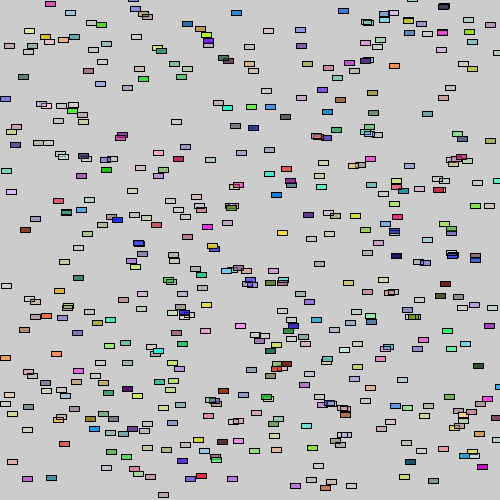
Frame 1 (no input)
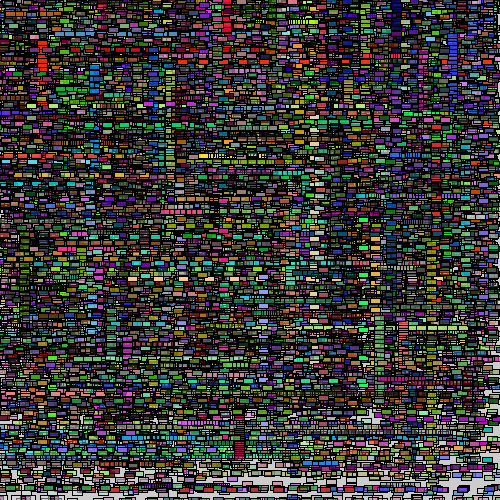
Frame 60 (the mouse pressed at the canvas centre just before this capture)
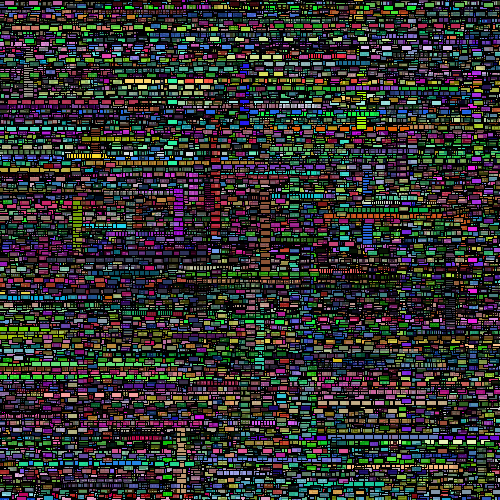
Frame 120 (the mouse held since frame 60 and released just before this capture)

The Processing sketch that drew these frames (run headless with seeded random() and noise(); from frame 60 on, the mouse is pressed at the canvas centre):

// Processing sketch: free_motion
// ── free_motion.pde
class Rec {
  float wid;
  float lefttopx = random(width);
  float bottom = random(width);
  float speed = random(30)+2;
  float r = random(255);
  float g = random(255);
  float b = random(255);
  float o = random(255);
  float r1 = random(100);
  float r2 = random(100);
  float r3 = random(100);
  float r4 = random(100);
  String direction;
  Rec(float arg_wid){
    wid = arg_wid; 
    direction = "down";
}

  void down_shift(){
    bottom+=speed;
  }  
  void up_shift(){
    bottom-=speed;
  }  
  void left_shift(){
    lefttopx-=speed;
  }  
  void right_shift(){
    lefttopx+=speed;
  }  
  
  void display(){
    fill(r,g,b,o);
    rect(lefttopx, bottom, wid, 5);
  }
  
  void route_change(){
    if (frameCount % floor(r1+r2+r3+r4) < r1){
      direction = "up";
    } else if (r1 < frameCount % floor(r1+r2+r3+r4) & 
    frameCount % floor(r1+r2+r3+r4) < r1 + r2){
      direction = "left";
    } else if (r1+r2 < frameCount % floor(r1+r2+r3+r4) & 
    frameCount % floor(r1+r2+r3+r4) < r1+r2+r3){
      direction = "right";
    } else{
      direction = "down";
    }
  }
 
 void redo(){
   lefttopx = random(width);
   bottom = random(height);
   r = random(255);
   g = random(255);
   b = random(255);
   o = random(255);
   r1 = random(100);
   r2 = random(100);
   r3 = random(100);
   r4 = random(100);
 }
}
int num = 500;
Rec[] r = new Rec[num]; 
float a = random(800);
float arg_wid = 10;


void setup(){
  size(500, 500);
  //noStroke();
 
  for (int i = 0; i < num; i+=1){
    r[i] = new Rec(arg_wid);
  }
  
}
 

void draw(){ 

  for (int i = 0; i < num; i+=1){
    r[i].route_change();
    
    if (r[i].direction == "up"){
      r[i].up_shift();
    } else if (r[i].direction == "left"){
      r[i].left_shift();
    } else if (r[i].direction == "right"){
      r[i].right_shift();
    } else{
      r[i].down_shift();
    }
    
    r[i].display();
    if (r[i].bottom > height || 0 > r[i].bottom ||
    r[i].lefttopx + arg_wid > width || r[i].lefttopx < 0){
      r[i].redo();
    }
  }
  
}
